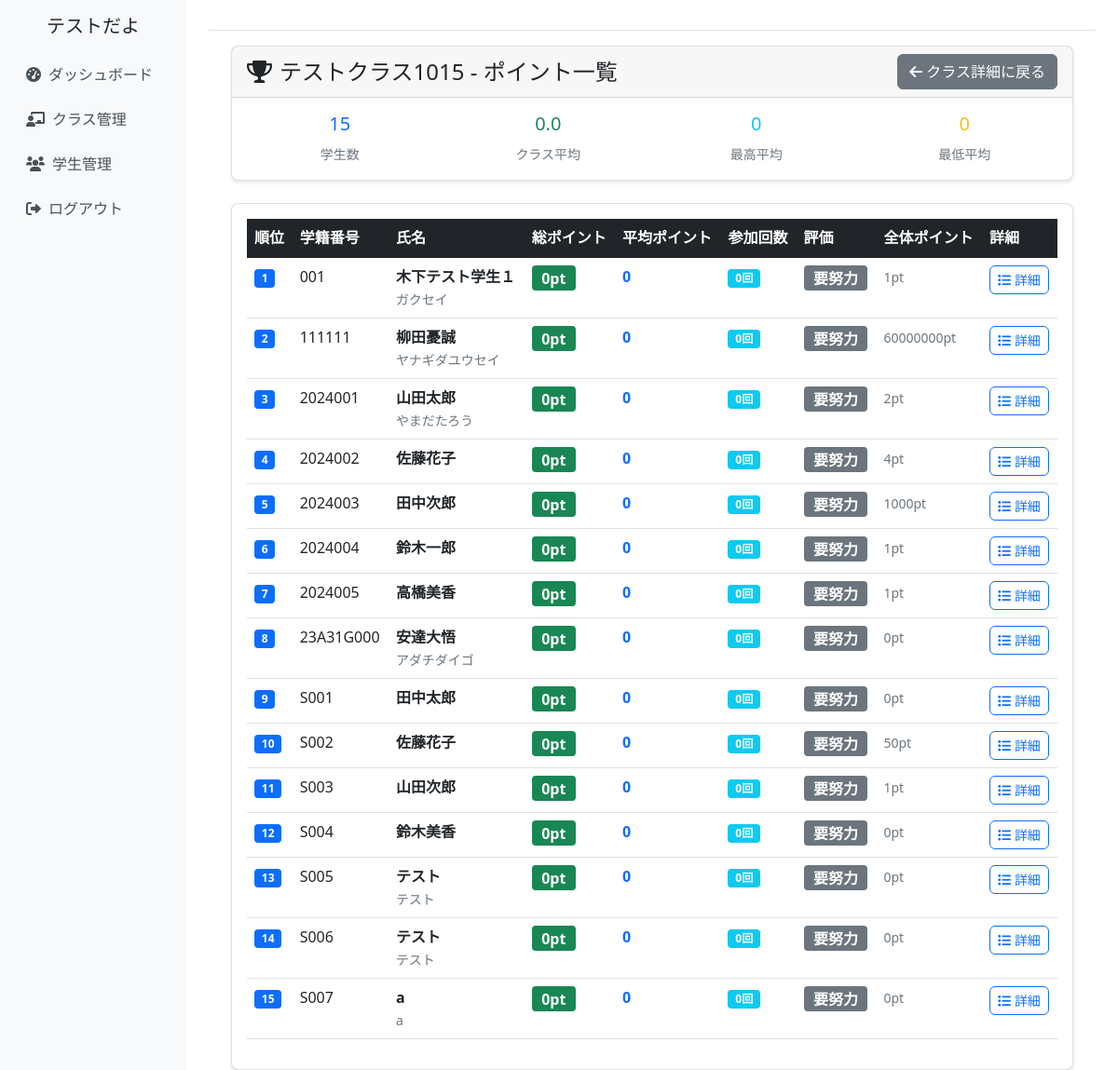
Page /classes/11/points/ (signed in) on the committed database.
### school_management/models.py (models this page shows, shortened)
class CustomUser(AbstractUser):
    ROLE_CHOICES = [
        ('admin', '管理者'),
        ('teacher', '教員'),
        ('student', '学生'),
    ]
    username = None  # usernameフィールドを無効化
    email = models.EmailField(unique=True, null=True, blank=True)
    full_name = models.CharField(max_length=100, verbose_name='氏名')
    furigana = models.CharField(max_length=100, blank=True, verbose_name='ふりがな')
    points = models.IntegerField(default=0, verbose_name='ポイント')
    role = models.CharField(
        max_length=10,
        choices=ROLE_CHOICES,
        default='student',
        verbose_name='役割'
    )
    student_number = models.CharField(max_length=20, blank=True, verbose_name='学籍番号')
    teacher_id = models.CharField(max_length=20, blank=True, verbose_name='教員ID')
    created_at = models.DateTimeField(auto_now_add=True, verbose_name='登録日時')
    updated_at = models.DateTimeField(auto_now=True, verbose_name='更新日時')
    groups = models.ManyToManyField(
        'auth.Group',
        verbose_name='groups',
        blank=True,
        help_text='The groups this user belongs to.',
        related_name="customuser_set",
        related_query_name="customuser",
    )
    user_permissions = models.ManyToManyField(
        'auth.Permission',
        verbose_name='user permissions',
        blank=True,
        help_text='Specific permissions for this user.',
        related_name="customuser_set",
        related_query_name="customuser",
    )
    USERNAME_FIELD = 'email'
    REQUIRED_FIELDS = ['full_name']
    objects = CustomUserManager()
    class Meta:
        verbose_name = 'ユーザー'
        verbose_name_plural = 'ユーザー'

class ClassRoom(models.Model):
    SEMESTER_CHOICES = [
        ('first', '前期'),
        ('second', '後期'),
    ]
    class_name = models.CharField(max_length=100, verbose_name='クラス名')
    year = models.IntegerField(verbose_name='年度')
    semester = models.CharField(max_length=10, choices=SEMESTER_CHOICES, verbose_name='学期')
    teachers = models.ManyToManyField(Teacher, verbose_name='担当教員', related_name='classrooms')
    students = models.ManyToManyField(Student, blank=True, verbose_name='学生')
    created_at = models.DateTimeField(auto_now_add=True)
    updated_at = models.DateTimeField(auto_now=True)
    class Meta:
        verbose_name = 'クラス'
        verbose_name_plural = 'クラス'

### school_management/views.py (the view)
# urls.py: path('classes/<int:class_id>/points/', views.class_points_view, name='class_points'),
@login_required
def class_points_view(request, class_id):
    classroom = get_object_or_404(ClassRoom, id=class_id, teachers=request.user)
    students = classroom.students.all().order_by('student_number')
    student_grades = []
    for student in students:
        lesson_points = StudentLessonPoints.objects.filter(
            student=student,
            lesson_session__classroom=classroom
        ).select_related('lesson_session').order_by('lesson_session__session_number')
        total_class_points = sum(point.points for point in lesson_points)
        session_count = lesson_points.count()
        average_points = round(total_class_points / session_count, 1) if session_count > 0 else 0
        if average_points >= 5:
            grade_level = '優秀'
            grade_color = 'success'
        elif average_points >= 3:
            grade_level = '良好'
            grade_color = 'warning'
        elif average_points >= 1:
            grade_level = '普通'
            grade_color = 'info'
        else:
            grade_level = '要努力'
            grade_color = 'secondary'
        try:
            student_class_point = StudentClassPoints.objects.get(student=student, classroom=classroom).points
        except StudentClassPoints.DoesNotExist:
            student_class_point = None
        student_grades.append({
            'student': student,
            'total_points': total_class_points,
            'average_points': average_points,
            'session_count': session_count,
            'lesson_points': lesson_points,
            'grade_level': grade_level,
            'grade_color': grade_color,
            'overall_points': student.points,  # 全体のポイント（参考用）
            'class_points': student_class_point,  # クラス単位のポイント（あれば表示）
        })
    student_grades.sort(key=lambda x: x['average_points'], reverse=True)
    total_students = len(student_grades)
    if total_students > 0:
        class_average = round(sum(grade['average_points'] for grade in student_grades) / total_students, 1)
        max_average = max(grade['average_points'] for grade in student_grades)
        min_average = min(grade['average_points'] for grade in student_grades)
    else:
        class_average = 0
        max_average = 0
        min_average = 0
    context = {
        'classroom': classroom,
        'student_grades': student_grades,
        'class_stats': {
            'total_students': total_students,
            'class_average': class_average,
            'max_average': max_average,
            'min_average': min_average,
        }
    }
    return render(request, 'school_management/class_points.html', context)

### school_management/templates/school_management/class_points.html (shortened to what this page needs)
{% extends 'school_management/base.html' %}
{% load static %}
{% block content %}
<div class="container-fluid">
    <div class="row">
        <div class="col-12">
            <div class="card mb-4">
                <div class="card-header">
                    <div class="d-flex justify-content-between align-items-center">
                        <h4 class="mb-0">
                            <i class="fas fa-trophy me-2"></i>{{ classroom.class_name }} - ポイント一覧
                        </h4>
                        <a href="{% url 'school_management:class_detail' classroom.id %}" class="btn btn-secondary">
                            <i class="fas fa-arrow-left me-1"></i>クラス詳細に戻る
                        </a>
                    </div>
                </div>
                <div class="card-body">
                    <div class="row">
                        <div class="col-md-3">
                            <div class="text-center">
                                <h5 class="text-primary">{{ class_stats.total_students }}</h5>
                                <small class="text-muted">学生数</small>
                            </div>
                        </div>
                        <div class="col-md-3">
                            <div class="text-center">
                                <h5 class="text-success">{{ class_stats.class_average }}</h5>
                                <small class="text-muted">クラス平均</small>
                            </div>
                        </div>
                        <div class="col-md-3">
                            <div class="text-center">
                                <h5 class="text-info">{{ class_stats.max_average }}</h5>
                                <small class="text-muted">最高平均</small>
                            </div>
                        </div>
                        <div class="col-md-3">
                            <div class="text-center">
                                <h5 class="text-warning">{{ class_stats.min_average }}</h5>
                                <small class="text-muted">最低平均</small>
                            </div>
                        </div>
                    </div>
                </div>
            </div>
            <div class="card">
                <div class="card-body">
                    {% if student_grades %}
                        <div class="table-responsive">
                            <table class="table table-hover">
                                <thead class="table-dark">
                                    <tr>
                                        <th>順位</th>
                                        <th>学籍番号</th>
                                        <th>氏名</th>
                                        <th>総ポイント</th>
                                        <th>平均ポイント</th>
                                        <th>参加回数</th>
                                        <th>評価</th>
                                        <th>全体ポイント</th>
                                        <th>詳細</th>
                                    </tr>
                                </thead>
                                <tbody>
                                    {% for grade in student_grades %}
                                    <tr>
                                        <td>
                                            <span class="badge bg-primary">{{ forloop.counter }}</span>
                                        </td>
                                        <td>{{ grade.student.student_number }}</td>
                                        <td>
                                            <strong>{{ grade.student.full_name }}</strong>
                                            {% if grade.student.furigana %}
                                                <br><small class="text-muted">{{ grade.student.furigana }}</small>
                                            {% endif %}
                                        </td>
                                        <td>
                                            <span class="badge bg-success fs-6">{{ grade.total_points }}pt</span>
                                        </td>
                                        <td>
                                            <strong class="text-primary">{{ grade.average_points }}</strong>
                                        </td>
                                        <td>
                                            <span class="badge bg-info">{{ grade.session_count }}回</span>
                                        </td>
                                        <td>
                                            <span class="badge bg-{{ grade.grade_color }} fs-6">{{ grade.grade_level }}</span>
                                        </td>
                                        <td>
                                            <small class="text-muted">{{ grade.overall_points }}pt</small>
                                        </td>
                                        <td>
                                            <button class="btn btn-outline-primary btn-sm" type="button"
                                                    data-bs-toggle="collapse" data-bs-target="#details-{{ grade.student.id }}">
                                                <i class="fas fa-list me-1"></i>詳細
                                            </button>
                                        </td>
                                    </tr>
                                    {% endfor %}
                                </tbody>
                            </table>
                        </div>
                    {% else %}
                        <div class="text-center py-5">
                            <i class="fas fa-user-slash fa-3x text-muted mb-3"></i>
                            <h5 class="text-muted">このクラスに学生がいません</h5>
                            <p class="text-muted">学生を追加してください。</p>
                        </div>
                    {% endif %}
                </div>
            </div>
        </div>
    </div>
</div>
{% endblock %}

### school_management/templates/school_management/base.html (shortened to what this page needs)
{% load static %}
<!DOCTYPE html>
<html lang="ja">
<head>
    <link href="https://cdn.jsdelivr.net/npm/bootstrap@5.1.3/dist/css/bootstrap.min.css" rel="stylesheet">
    <link href="https://cdnjs.cloudflare.com/ajax/libs/font-awesome/6.0.0/css/all.min.css" rel="stylesheet">
    <link href="{% static 'school_management/css/base.css' %}" rel="stylesheet">
</head>
<body>
    <div class="container-fluid">
        <div class="row">
            {% if user.is_authenticated %}
            <nav class="col-md-3 col-lg-2 d-md-block d-none sidebar collapse">
                <div class="position-sticky pt-3">
                    <div class="text-center mb-3">
                        <h5>{{ user.full_name }}</h5>
                    </div>
                    <ul class="nav flex-column">
                        <li class="nav-item">
                            <a class="nav-link" href="{% url 'school_management:dashboard' %}">
                                <i class="fas fa-tachometer-alt me-2"></i>ダッシュボード
                            </a>
                        </li>
                        <li class="nav-item">
                            <a class="nav-link" href="{% url 'school_management:class_list' %}">
                                <i class="fas fa-chalkboard-teacher me-2"></i>クラス管理
                            </a>
                        </li>
                        <li class="nav-item">
                            <a class="nav-link" href="{% url 'school_management:student_list' %}">
                                <i class="fas fa-users me-2"></i>学生管理
                            </a>
                        </li>
                        <li class="nav-item">
                            <a class="nav-link" href="{% url 'school_management:logout' %}">
                                <i class="fas fa-sign-out-alt me-2"></i>ログアウト
                            </a>
                        </li>
                    </ul>
                </div>
            </nav>
            <main class="col-md-9 ms-sm-auto col-lg-10 px-md-4 main-content">
                <div class="d-flex justify-content-between flex-wrap flex-md-nowrap align-items-center pt-3 pb-2 mb-3 border-bottom">
                </div>
                {% block content %}{% endblock %}
            </main>
            {% else %}
            <div class="col-12">
                {% block login_content %}{% endblock %}
            </div>
            {% endif %}
        </div>
    </div>
</body>
</html>

### school_management/static/school_management/css/base.css (style rules this page uses)
.sidebar { min-height: 100vh; background-color: #f8f9fa; }
.main-content { min-height: 100vh; }
.card { box-shadow: 0 2px 4px rgba(0, 0, 0, 0.1); border-radius: 8px; }
.btn { border-radius: 6px; transition: all 0.2s ease-in-out; }
.nav-link { color: #495057; padding: 0.75rem 1rem; border-radius: 6px; transition: all 0.2s ease-in-out; }
@media (min-width: 768px) { .sidebar { position: relative; left: 0; } }

### rows in the picture
CustomUser: full_name "テストだよ"
ClassRoom: class_name "テストクラス1015"
CustomUser: student.student_number "001", student.full_name "木下テスト学生１", student.furigana "ガクセイ", total_points "0", average_points "0", session_count "0", grade_level "要努力", overall_points "1"
CustomUser: student.student_number "111111", student.full_name "柳田憂誠", student.furigana "ヤナギダユウセイ", total_points "0", average_points "0", session_count "0", grade_level "要努力", overall_points "60000000"
CustomUser: student.student_number "2024001", student.full_name "山田太郎", student.furigana "やまだたろう", total_points "0", average_points "0", session_count "0", grade_level "要努力", overall_points "2"
CustomUser: student.student_number "2024002", student.full_name "佐藤花子", total_points "0", average_points "0", session_count "0", grade_level "要努力", overall_points "4"
CustomUser: student.student_number "2024003", student.full_name "田中次郎", total_points "0", average_points "0", session_count "0", grade_level "要努力", overall_points "1000"
CustomUser: student.student_number "2024004", student.full_name "鈴木一郎", total_points "0", average_points "0", session_count "0", grade_level "要努力", overall_points "1"
CustomUser: student.student_number "2024005", student.full_name "高橋美香", total_points "0", average_points "0", session_count "0", grade_level "要努力", overall_points "1"
CustomUser: student.student_number "23A31G000", student.full_name "安達大悟", student.furigana "アダチダイゴ", total_points "0", average_points "0", session_count "0", grade_level "要努力", overall_points "0"
CustomUser: student.student_number "S001", student.full_name "田中太郎", total_points "0", average_points "0", session_count "0", grade_level "要努力", overall_points "0"
CustomUser: student.student_number "S002", student.full_name "佐藤花子", total_points "0", average_points "0", session_count "0", grade_level "要努力", overall_points "50"
CustomUser: student.student_number "S003", student.full_name "山田次郎", total_points "0", average_points "0", session_count "0", grade_level "要努力", overall_points "1"
CustomUser: student.student_number "S004", student.full_name "鈴木美香", total_points "0", average_points "0", session_count "0", grade_level "要努力", overall_points "0"
CustomUser: student.student_number "S005", student.full_name "テスト", student.furigana "テスト", total_points "0", average_points "0", session_count "0", grade_level "要努力", overall_points "0"
CustomUser: student.student_number "S006", student.full_name "テスト", student.furigana "テスト", total_points "0", average_points "0", session_count "0", grade_level "要努力", overall_points "0"
CustomUser: student.student_number "S007", student.full_name "a", student.furigana "a", total_points "0", average_points "0", session_count "0", grade_level "要努力", overall_points "0"

### other values in the picture
{{ class_stats.total_students }} "15"
{{ class_stats.class_average }} "0.0"
{{ class_stats.max_average }} "0"
{{ class_stats.min_average }} "0"
